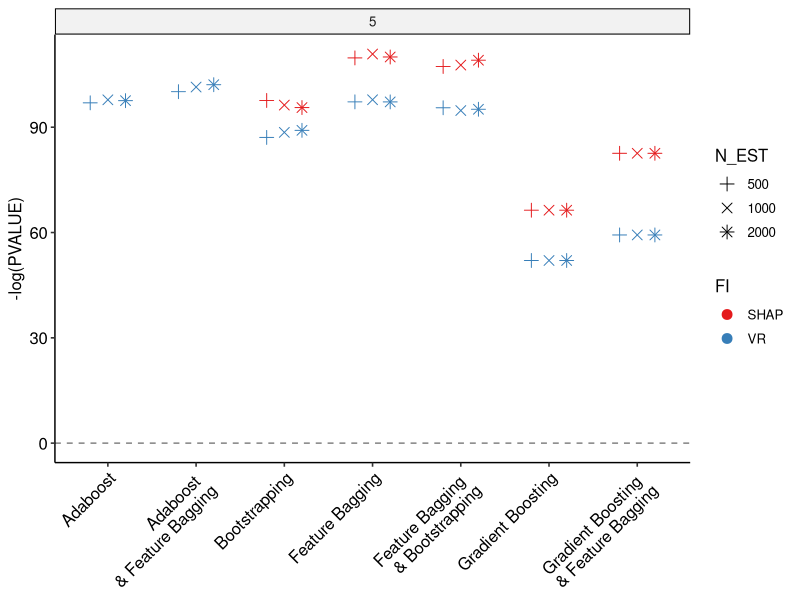
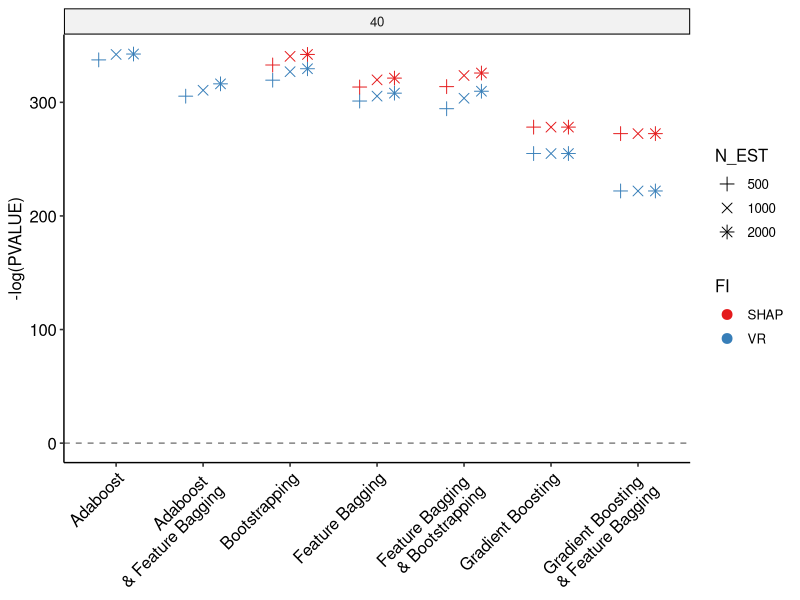
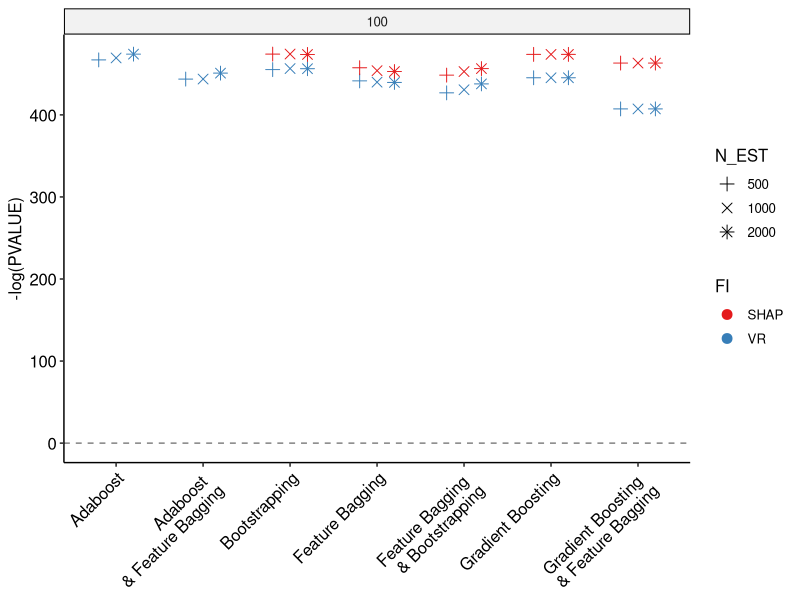
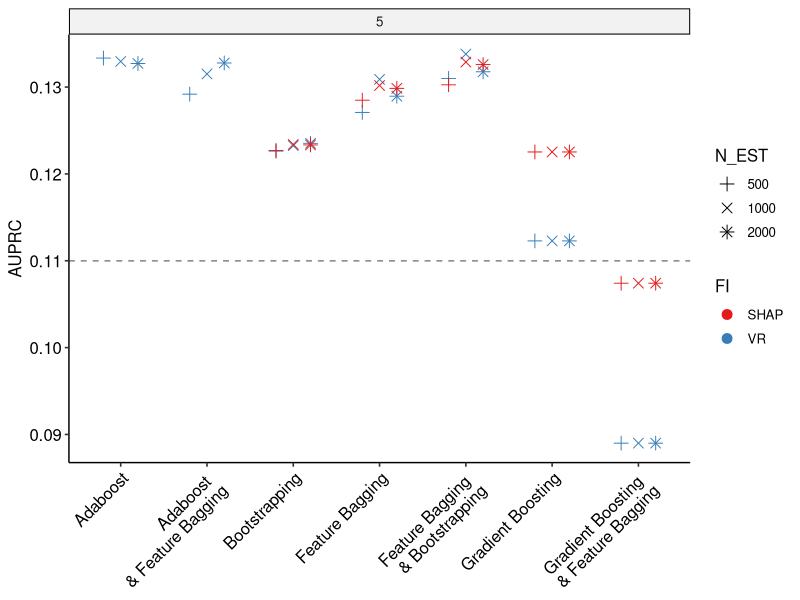
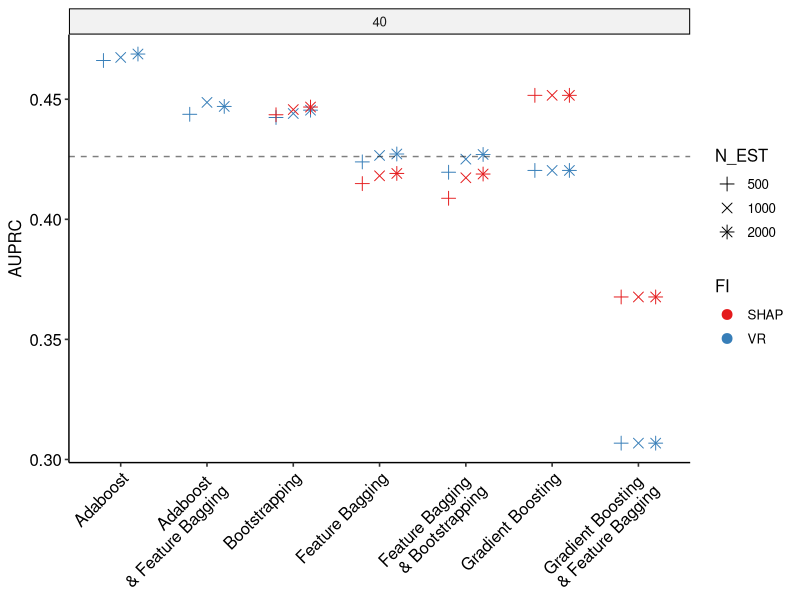
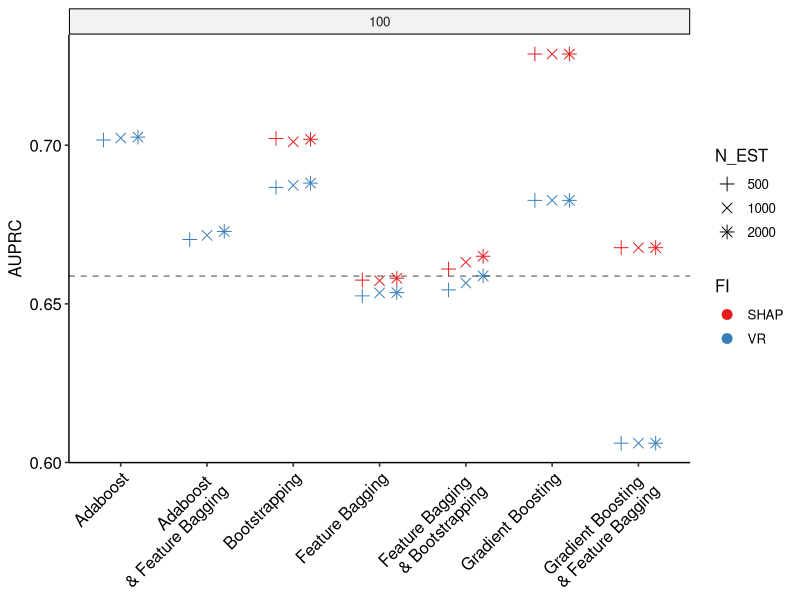
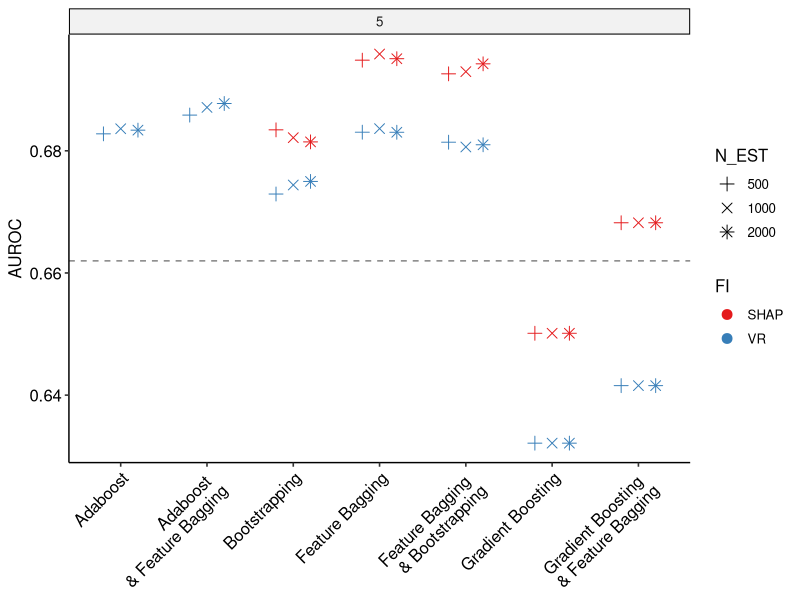
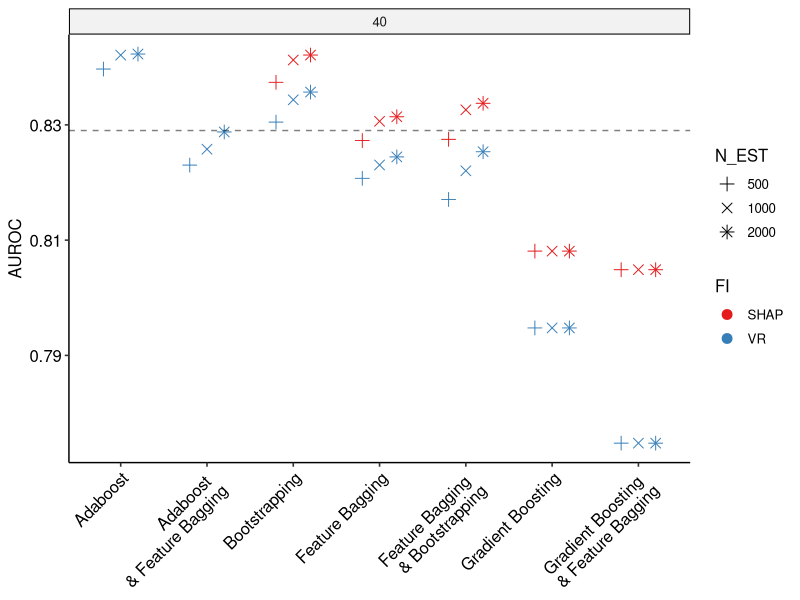

The R script that drew these images, in order:
## ---- chunk 1
library(rstatix)  # pipe-friendly statistical methods
library(ggplot2)
library(ggpubr)

rdf <- read.csv('./results/results_all_long.csv')

rdf$N_EST <- as.factor(rdf$N_EST)
rdf$Index <- as.factor(rdf$Index)
rdf$FI <- as.factor(rdf$FI)
rdf$MR <- as.factor(rdf$MR)

## ---- chunk 2

MR = unique(rdf$MR)
pd = position_dodge(0.6)

AUROC <- c(0.6619815875877165, 0.8290163353003178, 0.9078733931801096)
AUPRC <- c(0.10999212039806713, 0.4261383315393321, 0.6587304621389592)
MEAN_AUPRC <- c(0.19955715263807533, 0.5260921589703365, 0.7257882565622619)
MEAN_AUROC <- c(0.6725450267402954, 0.8441343415588369, 0.916339278444858)
MEAN_AUROC_GENIE <- c(0.661429878034267, 0.8464084933954908, 0.8367971767578932)
PVALUE <- c(4.551251909495563e-34, 2.8356038810737746e-138, 2.0210215804420206e-203)

for (i in seq_along(MR)) {
  mr <- MR[i]
  baseline_value <- PVALUE[i]
  p <- rdf %>%
    filter(MR == mr) %>%
     filter(!is.na(pvalue)) %>%
    ggplot(aes(x=Index, y=-log(pvalue), group = N_EST, colour = FI)) + 
    geom_point(aes(shape = N_EST), position = pd, size = 3) +
    geom_hline(yintercept = baseline_value, linetype = "dashed", color = "black", alpha = 0.5) + 
    scale_shape_manual(values=c(3,4,8))+
    theme_pubr() + 
    scale_color_brewer(palette = 'Set1') +
    facet_wrap(MR~., ncol = 1, scales = "free_y") +
    theme(legend.position = "right",
      axis.text.x = element_text(angle = 45, hjust = 1),
    )+
    xlab(NULL) + ylab('-log(PVALUE)')
    
  plot(p)
  filename <- paste0("results/", mr , "PVALUE" , ".png")
  ggsave(filename, plot = p)
}

for (i in seq_along(MR)) {
  mr <- MR[i]
  baseline_value <- AUPRC[i]
  p <- rdf %>%
    filter(MR == mr) %>%
     filter(!is.na(AUPRC)) %>%
    ggplot(aes(x=Index, y=AUPRC, group = N_EST, colour = FI)) + 
    geom_point(aes(shape = N_EST), position = pd, size = 3) +
    geom_hline(yintercept = baseline_value, linetype = "dashed", color = "black", alpha = 0.5) + 
    scale_shape_manual(values=c(3,4,8))+
    theme_pubr() + 
    scale_color_brewer(palette = 'Set1') +
    facet_wrap(MR~., ncol = 1, scales = "free_y") +
    theme(legend.position = "right",
      axis.text.x = element_text(angle = 45, hjust = 1),
    )+
    xlab(NULL) + ylab('AUPRC')
    
  plot(p)
  filename <- paste0("results/", mr , "_AUPRC" , ".png")
  ggsave(filename, plot = p)
}

for (i in seq_along(MR)) {
  mr <- MR[i]
  baseline_value <- AUROC[i]
  p <- rdf %>%
    filter(MR == mr) %>%
     filter(!is.na(AUROC)) %>%
    ggplot(aes(x=Index, y=AUROC, group = N_EST, colour = FI)) + 
    geom_point(aes(shape = N_EST), position = pd, size = 3) +
    geom_hline(yintercept = baseline_value, linetype = "dashed", color = "black", alpha = 0.5) + 
    scale_shape_manual(values=c(3,4,8))+
    theme_pubr() + 
    scale_color_brewer(palette = 'Set1') +
    facet_wrap(MR~., ncol = 1, scales = "free_y") +
    theme(legend.position = "right",
      axis.text.x = element_text(angle = 45, hjust = 1),
    )+
    xlab(NULL) + ylab('AUROC')
    
  plot(p)
  filename <- paste0("results/", mr , "_AUROC" , ".png")
  ggsave(filename, plot = p)
}

for (i in seq_along(MR)) {
  mr <- MR[i]
  baseline_value <- MEAN_AUPRC[i]
  p <- rdf %>%
    filter(MR == mr) %>%
     filter(!is.na(MEAN_AUPRC)) %>%
    ggplot(aes(x=Index, y=MEAN_AUPRC, group = N_EST, colour = FI)) + 
    geom_errorbar(aes(ymin=MEAN_AUPRC-STD_AUPRC, ymax=MEAN_AUPRC+STD_AUPRC), 
                  width=0.4, size = 0.5, position=pd, alpha = 1) +
    geom_point(aes(shape = N_EST), position = pd, size = 3) +
    geom_hline(yintercept = baseline_value, linetype = "dashed", color = "black", alpha = 0.5) +
    scale_shape_manual(values=c(3,4,8))+
    theme_pubr() + 
    scale_color_brewer(palette = 'Set1') +
    facet_wrap(MR~., ncol = 1, scales = "free_y") +
    theme(legend.position = "right",
      axis.text.x = element_text(angle = 45, hjust = 1),
    )+
    xlab(NULL) + ylab('AUPRC')
    
  plot(p)
  filename <- paste0("results/", mr , "_MEAN_AUPRC" , ".png")
  ggsave(filename, plot = p)
}

for (i in seq_along(MR)) {
  mr <- MR[i]
  baseline_value <- MEAN_AUROC[i]
  genie_value <- MEAN_AUROC_GENIE[i]
  p <- rdf %>%
    filter(MR == mr) %>%
     filter(!is.na(MEAN_AUROC)) %>%
    ggplot(aes(x=Index, y=MEAN_AUROC, group = N_EST, colour = FI)) + 
    geom_errorbar(aes(ymin=MEAN_AUROC-STD_AUROC, ymax=MEAN_AUROC+STD_AUROC), 
                  width=0.4, size = 0.5, position=pd, alpha = 1) +
    geom_point(aes(shape = N_EST), position = pd, size = 3) +
    geom_hline(yintercept = baseline_value, linetype = "dashed", color = "black", alpha = 0.5) + 
    geom_hline(yintercept = genie_value, linetype = "dashed", color = "green", alpha = 0.5) + 
    scale_shape_manual(values=c(3,4,8))+
    theme_pubr() + 
    scale_color_brewer(palette = 'Set1') +
    facet_wrap(MR~., ncol = 1, scales = "free_y") +
    theme(legend.position = "right",
      axis.text.x = element_text(angle = 45, hjust = 1),
    )+
    xlab(NULL) + ylab('AUROC')
    
  plot(p)
  filename <- paste0("results/", mr , "_MEAN_AUROC" , ".png")
  ggsave(filename, plot = p)
}
